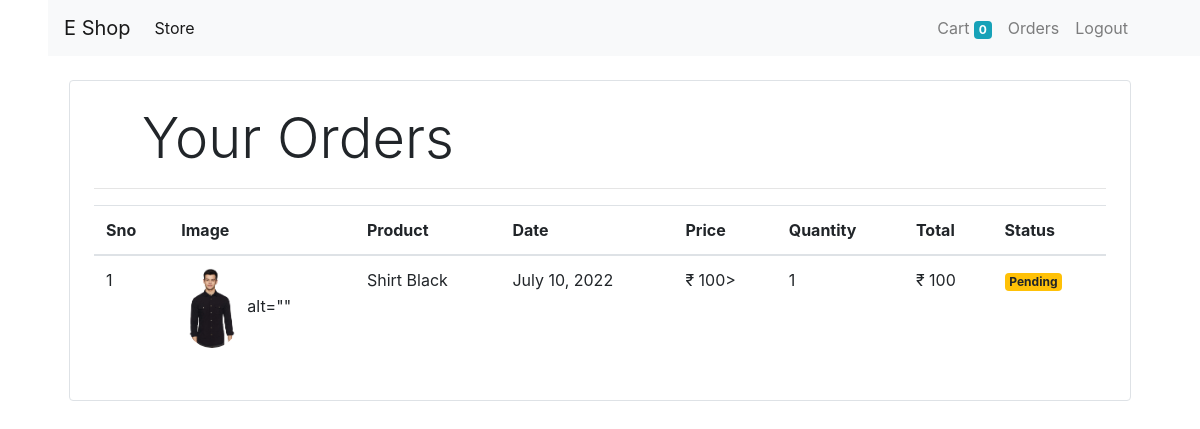
/orders (signed in), run on the app's committed database.
### store/models/orders.py (models this page shows, shortened)
class Order(models.Model):
    product = models.ForeignKey(Product, on_delete=models.CASCADE)
    customer = models.ForeignKey(Customer, on_delete=models.CASCADE)
    quantity = models.IntegerField(default=1)
    price = models.IntegerField()
    address=models.CharField(max_length=100, default='', blank=True)
    phone=models.CharField(max_length=15, default='', blank=True)
    date = models.DateField(default=datetime.datetime.today)
    status=models.BooleanField(default=False)
    @staticmethod
    def get_orders_by_customer(customer_id):
        return Order.objects\
            .filter(customer=customer_id)\
            .order_by('-date')

### store/models/product.py (models this page shows, shortened)
class Product(models.Model):
    name=models.CharField(max_length=50)
    price=models.IntegerField(default=0)
    description=models.CharField(max_length=100, default='', null=True, blank=True)
    category = models.ForeignKey(Category, on_delete=models.CASCADE, default=1)
    image = models.ImageField(upload_to='uploads/products/')

### store/middlewares/auth.py (the view)
    def middleware(request):
        print('middleware')
        print(request.session.get('customer'))
        returnUrl=request.META['PATH_INFO']
        print('line 10 auth.py: ', request.META['PATH_INFO'])
        if not request.session.get('customer'):
            return redirect(f'login?return_url={returnUrl}')
        response = get_response(request)
        return response

### store/templatetags/custom_filter.py (called while the page is built)
@register.filter(name='currency')
def currency(number):
    return "₹ "+str(number)

@register.filter(name='multiply')
def multiply(number, number1):
    return number * number1

### store/views/orders.py (called while the page is built)
    def get(self, request):
        customer = request.session.get('customer')
        orders = Order.get_orders_by_customer(customer)
        print(orders)
        orders=orders.reverse()
        return render(request, 'orders.html', {'orders': orders})

### store/templates/orders.html
{% extends 'base.html' %}
{% block content %}
{% load cart %}
{% load custom_filter %}
<div class="container">
  <div class="border rounded p-4 m-4">
   <p class="display-4 pl-4 ml-4">Your Orders</p>
   <hr />
   <table class="table">
      <thead>
        <tr>
          <th>Sno</th>
          <th>Image</th>
          <th>Product</th>
          <th>Date</th>
          <th>Price</th>
          <th>Quantity</th>
          <th>Total</th>
          <th>Status</th>
        </tr>
      </thead>
      <tbody>
        {% for order in orders %}
        <tr>
          <td>{{forloop.counter}}</td>
          <td><img style="height:80px"
            class="rounded-circle" src="{{order.product.image.url}}"> alt=""</td>
          <td>{{order.product.name}}</td>
          <td>{{order.date}}</td>
          <td>{{order.price|currency}}></td>
          <td>{{order.quantity}}</td>
          <td>{{order.quantity|multiply:order.price|currency}}</td>
          {% if order.status %}
          <td><small class="badge badge-success">Completed</small></td>
          {% else %}
          <td><small class="badge badge-warning">Pending</small></td>
          {% endif %}
        </tr>
        {% endfor %}
      </tbody>
    </table>
  </div>
</div>
{% endblock %}

### data on the page
Order: product.image (picture), product.name "Shirt Black", date "July 10, 2022", price "₹ 100", quantity "1", quantity|multiply "₹ 100", status "Pending"

### other printed values
{{ request.session.cart.keys|length }} "0"
